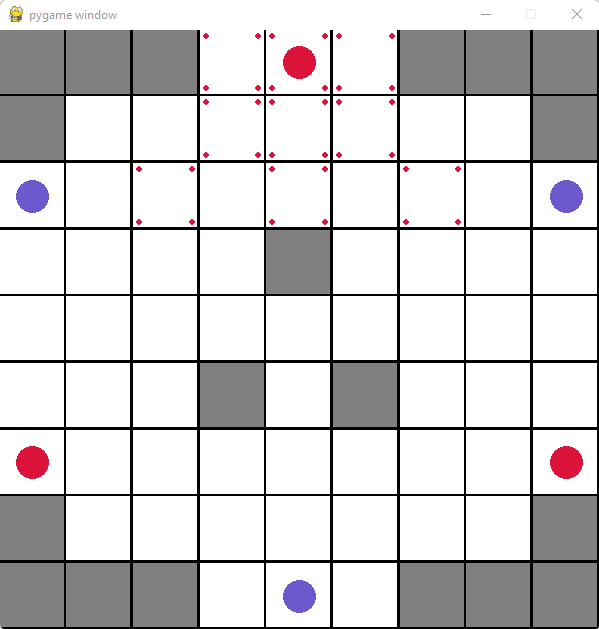
#> input picture _escola/python/IA/TP1_24585_23435/Imagens e video/Interface/humVShum2.png, 599 x 629 px, given in place of lat.png, which was not available
$ python astartnew.py out.png   (Python 2 division)   (older library calls are emulated)
#> lines starting #> are read from the running program, lines starting #| are printed output that depends on the picture; pictures that were not available may be replaced by others from this repository, and a replacement may not be noted
import time
import os
import cv2
from PIL import Image

from scipy import ndimage
import skimage
from skimage import data
import numpy as np
from skimage.morphology import watershed
from skimage.feature import peak_local_max
from skimage import measure
from skimage.segmentation import random_walker
from scipy import ndimage

input_file = 'lat.png'
im = cv2.imread(input_file)
#> im is the input picture: shape (629, 599, 3); mean B, G, R 208.2, 207.1, 209.1
cv2.imshow('DIY convolution', im)
print im
#> (printed output is left out)
im = ndimage.distance_transform_edt(im)
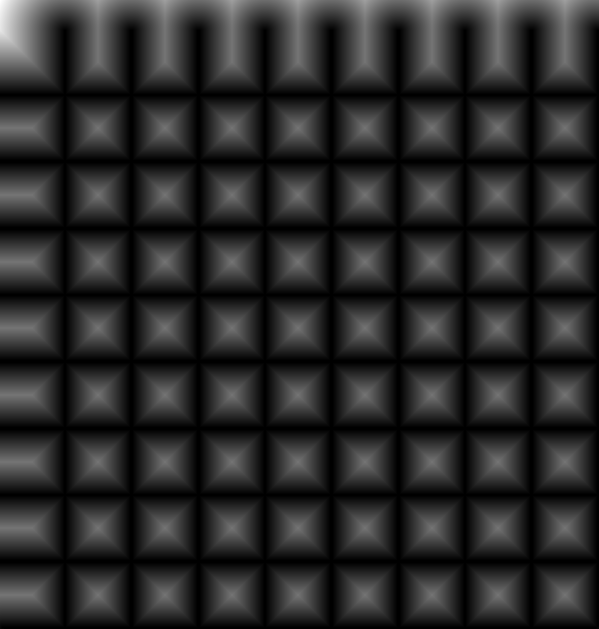
#> im: shape (629, 599, 3) float64; min 0, max 70.68, mean 11.6; drawn with min black and max white
print im
#> (printed output is left out)
cv2.waitKey(0)
cv2.destroyAllWindows()

def AStar(start, goal, neighbor_nodes, distance, cost_estimate):
    def reconstruct_path(came_from, current_node):
        path = []
        while current_node is not None:
            path.append(current_node)
            current_node = came_from[current_node]
        return list(reversed(path))
    g_score = {start: 0}
    f_score = {start: g_score[start] }
    openset = {start}
    closedset = set()
    came_from = {start: None}

    while openset:
        current = min(openset, key=lambda x: f_score[x])
        if is_blocked1(current) == True:
            goal = current
            print 'Loco'
        if current == goal:
            return reconstruct_path(came_from, goal)
        openset.remove(current)
        closedset.add(current)
        for neighbor in neighbor_nodes(current):
            if neighbor in closedset:
                continue
            if neighbor not in openset:
                openset.add(neighbor)
            tentative_g_score = g_score[current] + distance(current, neighbor)
            if tentative_g_score >= g_score.get(neighbor, float('inf')):
                continue
            came_from[neighbor] = current
            g_score[neighbor] = tentative_g_score
            f_score[neighbor] = tentative_g_score
    return []

import sys
from PIL import Image
def is_blocked(p):
    x,y = p
    pixel = path_pixels[x,y]
    if any(c < 127 for c in pixel ):
        return True
def is_blocked1(p):
    x,y = p
    print x,y
    pixel = path_pixels[x,y]
    #print pixel
    if any(c == 128 for c in pixel):
        return True

def von_neumann_neighbors(p):
    x, y = p
    neighbors = [(x-1, y-1),(x-1, y), (x, y-1), (x+1, y), (x, y+1),(x-1, y+1),(x+1, y-1),(x+1, y+1)]
    #neighbors = [(x - 1, y), (x, y - 1), (x + 1, y), (x, y + 1)]
    #print (neighbors)
    return [p for p in neighbors if not is_blocked(p)]
def manhattan(p1, p2):
    return abs(p1[0]-p2[0]) + abs(p1[1]-p2[1])
def squared_euclidean(p1, p2):
    return (p1[0]-p2[0])**2 + (p1[1]-p2[1])**2

#start = (239,18)
#goal = [(124, 295), (146, 426), (465, 321)]

start = [(237, 49),(220, 79),(257,84),(220,100)]
goal = [(250, 46)]

argv = ['lat.png', 'w_neigh.png' ]
# invoke: python mazesolver.py <mazefile> <outputfile>[.jpg|.png|etc.]
t0 = time.time()


path_img = Image.open(argv[0])

path_pixels = path_img.load()

distance = manhattan
heuristic = manhattan
for i in start:
    path = AStar(i, goal, von_neumann_neighbors, distance, heuristic)
    for position in path:
        x,y = position
        path_pixels[x,y] = (0,0,255) # red
#> this loop made 4 passes

path_img.save(argv[1])
t1 = time.time()
total = t1-t0
print ("Time elapsed:", total, "\n")

$ run again, on _escola/python/IA/TP1_24585_23435/Imagens e video/Interface/humVShum3.png
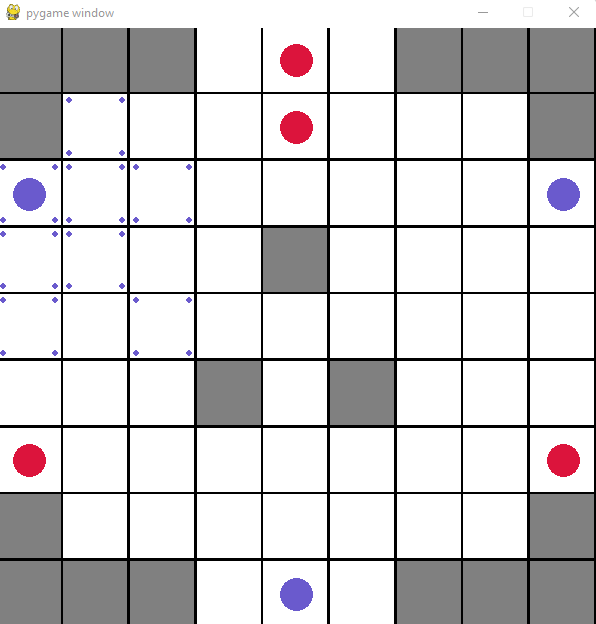
#> input picture _escola/python/IA/TP1_24585_23435/Imagens e video/Interface/humVShum3.png, 596 x 624 px, given in place of lat.png, which was not available
#> im is the input picture: shape (624, 596, 3); mean B, G, R 208.8, 207.5, 209.4
#> (printed output is left out)
#> `im = ndimage.distance_transform_edt(im)`:
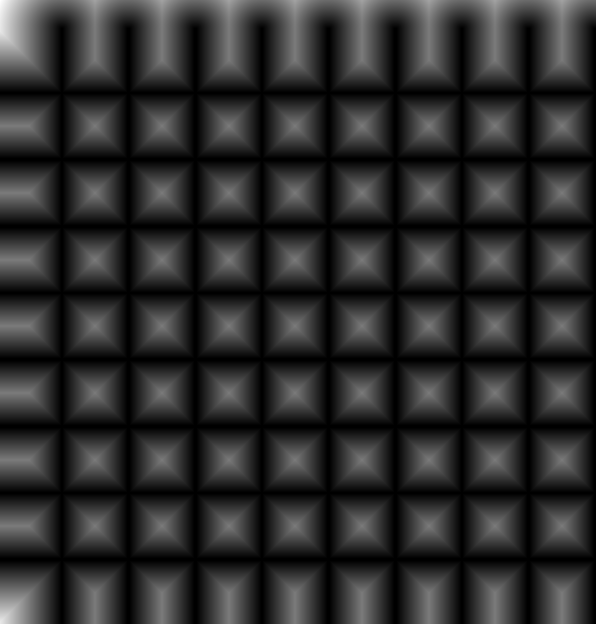
#> im: shape (624, 596, 3) float64; min 0, max 67.12, mean 11.9; drawn with min black and max white
#> (printed output is left out)
#> the loop `for i in start:` made 4 passes
